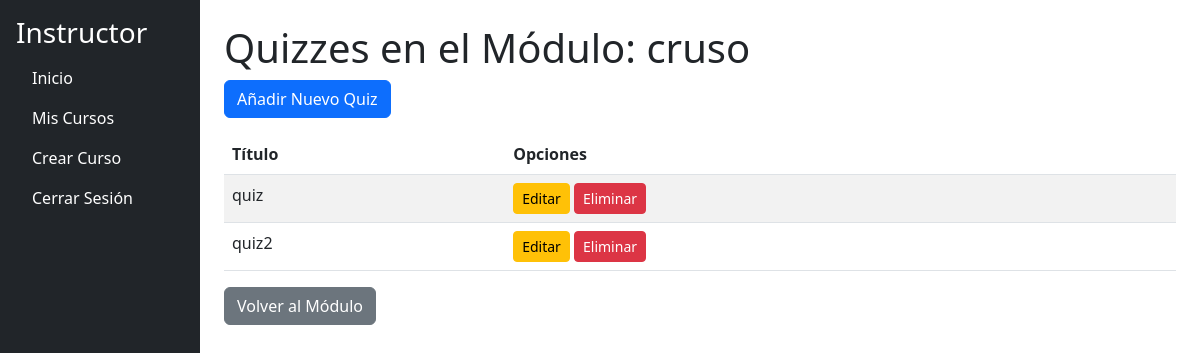
Screenshot of /instructor/module/2/quizzes (signed in) with the database file from the repository.
### models.py (models this page shows, shortened)
class Module(db.Model):
    __tablename__ = 'modules'
    id = db.Column(db.Integer, primary_key=True)
    title = db.Column(db.String(200), nullable=False)
    description = db.Column(db.String(500), nullable=False)
    order = db.Column(db.Integer, nullable=False)
    course_id = db.Column(db.Integer, db.ForeignKey('courses.id'), nullable=False)
    content_items = db.relationship('ContentItem', back_populates='module', lazy=True, cascade='all, delete-orphan')
    course = db.relationship('Course', back_populates='modules')

class ContentItem(db.Model):
    __tablename__ = 'content_items'
    id = db.Column(db.Integer, primary_key=True)
    title = db.Column(db.String(100), nullable=False)
    type = db.Column(db.String(50), nullable=False)  # "text", "video", "file", "quiz"
    content = db.Column(db.Text, nullable=True)
    file_path = db.Column(db.String(255), nullable=True)
    order = db.Column(db.Integer, nullable=False)
    module_id = db.Column(db.Integer, db.ForeignKey('modules.id'), nullable=False)
    questions = db.relationship('QuizQuestion', backref='content_item', cascade='all, delete-orphan', lazy=True)
    module = db.relationship('Module', back_populates='content_items')

### app.py (the view)
@app.route('/instructor/module/<int:module_id>/quizzes', methods=['GET'])
@login_required
@role_required('instructor')
def list_quizzes(module_id):
    module = Module.query.get_or_404(module_id)
    quizzes = ContentItem.query.filter_by(module_id=module_id, type='quiz').all()
    return render_template('instructor/list_quizzes.html', module=module, quizzes=quizzes)

### app.py (called while the page is built)
@login_manager.user_loader
def load_user(user_id):
    return User.query.get(int(user_id))

def role_required(role):
    def decorator(f):
        @wraps(f)
        def decorated_function(*args, **kwargs):
            if not current_user.is_authenticated or current_user.role.name != role:
                abort(403)
            return f(*args, **kwargs)
        return decorated_function
    return decorator

### app/templates/instructor/list_quizzes.html
{% extends "instructor/instructor_dashboard.html" %}
{% block content %}
<h1>Quizzes en el Módulo: {{ module.title }}</h1>
<a href="{{ url_for('new_quiz', module_id=module.id) }}" class="btn btn-primary mb-3">Añadir Nuevo Quiz</a>
<table class="table table-striped">
    <thead>
        <tr>
            <th>Título</th>
            <th>Opciones</th>
        </tr>
    </thead>
    <tbody>
        {% for quiz in quizzes %}
        <tr>
            <td>{{ quiz.title }}</td>
            <td>
                <a href="{{ url_for('edit_quiz', quiz_id=quiz.id) }}" class="btn btn-warning btn-sm">Editar</a>
                <form action="{{ url_for('delete_quiz', quiz_id=quiz.id) }}" method="POST" style="display:inline;">
                    <button type="submit" class="btn btn-danger btn-sm">Eliminar</button>
                </form>
            </td>
        </tr>
        {% else %}
        <tr>
            <td colspan="2">No hay quizzes creados en este módulo.</td>
        </tr>
        {% endfor %}
    </tbody>
</table>
<a href="{{ url_for('module_details', module_id=module.id) }}" class="btn btn-secondary">Volver al Módulo</a>
{% endblock %}

### rows the page displays
Module: title "cruso"
ContentItem: title "quiz"
ContentItem: title "quiz2"
